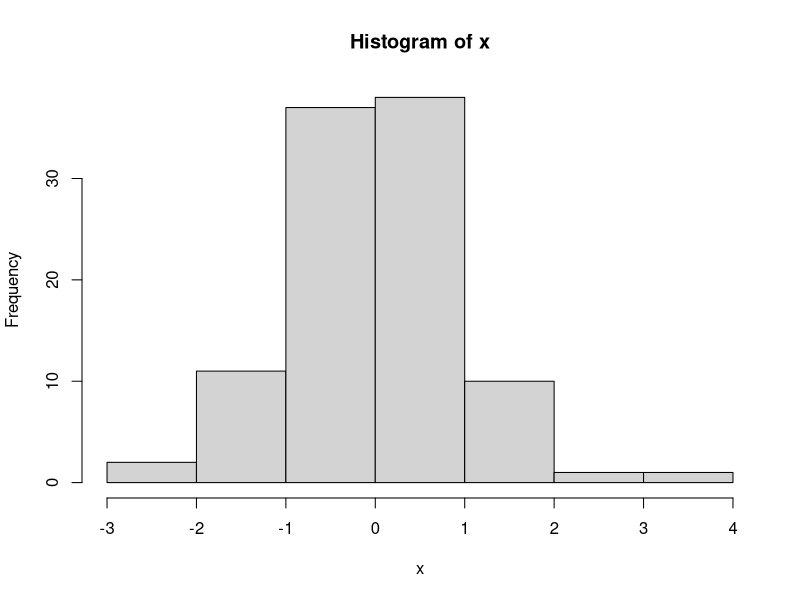
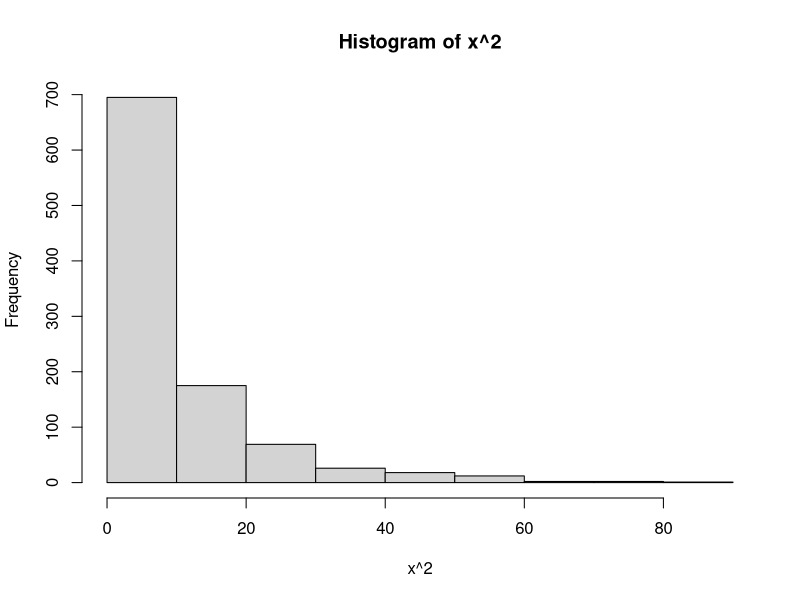

Write R code to recreate these figures, in order. (Note: this script raises an error after producing the figures.)
#Using Scripts
x<-rnorm(100)
hist(x)

#Exercise
x<-rnorm(1000, sd = 3)
hist(x^2)

s#Writing functions
plothistwithpdf<-function(n=100,mu=0,sigma=1){
  x<-rnorm(n,mean=mu,sd=sigma)
  hist(x,freq=FALSE)
  xval<-seq(min(x),max(x),length.out=100)
  pdf<-dnorm(xval,mean=mu,sd=sigma)
  lines(xval,pdf,col='blue')
  out<-list(xbar=0,s=0)
  out$xbar<-mean(x)
  out$s<-sd(x)
  out
}

ans<-plothistwithpdf(100,0,3)
ans

#Exercise 
histwithnorm<-function(c){
  n <- length(x)
  mu_mle <- mean(x)
  sigma_mle <- sd(x)
  hist(x, freq = FALSE)
  xval<-seq(min(x),max(x),length.out=100)
  pdf<-dnorm(xval,mean=mu_mle,sd=sigma_mle)
  lines(xval,pdf,col='blue')
  out<-list(mu_mle,sigma_mle)
  out
}

histwithnorm(x)

#The for loop
for (i in 1:10){
  x<-rnorm(100)
  xbar<-mean(x)
  print(xbar)
}
x<-rep(0,100)
for (i in 1:100){
  x[i]<-rnorm(1,i,1)
}

#Exercise 
x<-rep(0,100)
for (i in 1:100){
  x[i]<-sum(1:i)
}

#The if statement
u<-runif(1)
p<-0.3
if(u<p) {head<-1} else {head<-0}
print(head)

#Exercise
  u<-runif(1)
  if (u<1/6) {
    result<-1
  } else if(u<2/6){
    result<-2
  } else if (u<3/6){
    result<-3
  } else if (u<4/6){
    result<-4
  } else if (u<5/6){
    result<-5
  } else {
    result<-6
  }

print(result)

#Exercise
vec<-runif(100)
j=0
for (i in 1:100){
  if (vec[i]<0.5){
    j = j+1
  }
}
print(j)

#The while loop
u<-0
t<-0
while (u<=0.9){
  t<-t+1
  u<-runif(1)
}
print(t)


#Exercise
sum=0
i=0
while(sum<50){
  x<-runif(1)
  sum=sum + x
  i=i+1
}
print(i)

#Using functions
sinc <- function(x){
  if (abs(x) > 1) {
    ## x not near 0: calculate in the obvious way.
    s <- sin(x)/x
  }
  else {
    ## x too close to 0: use power series instead.
    s <- 1
    term <- 1
    for( j in seq(3,100,by=2) ) {
      term <- term*(-x*x)/(j*(j-1))
      s <- s+term
      if(abs(term) < 1.e-10) break
    }
  }
  ## Return the value of s
  s
}
sinc(0.01)

#Exercise
sample_mean_sd<-function(vec){
  mean = 0
  for (i in 1:length(vec)){
    mean = mean + vec[i]
    i = i +1
  }
  mean = mean / length(vec)
  
  sd = 0
  for (i in 1:length(vec)){
    sd = sd + (vec[i]-mean)^2
    i = i +1
  }
  sd = sqrt(sd/(length(vec)-1))
  
  return(list(mean = mean, sd = sd))
}
x<-rnorm(100)
sample_mean_sd(x)
mean(x)
sd(x)

#Simulation
#Exercise 1
x<-rgamma(10000,5)
hist(x)

#Exercise 2
x<-rnorm(10000)
qqnorm(x)
qqline(x)

#Exercise 3
x<-rnorm(10000)
y<-rt(10000,3)
qqplot(x,y)
qqplot(y,x)
#In the qqplot(y,x) we can see some kind of arctan
#La t-student con pocos grados de libertad tiene más probabilidad en las colas que la distribución Normal estándar.

#Exercise 4
x<-rnorm(10000)
y<-rt(10000,100)
qqplot(x,y)
qqplot(y,x)

#We see a straight line because t-students coverges to normal

#Exercise 
x<-rnorm(10000,3,5)
y<-rgamma(10000,shape=4,rate=2)
z<-x/y

hist(x)
hist(y)
hist(z)

mean(z)
var(z)

w<-z^2
hist(w)
mean(x < y) # P(x<y)

#Optimisation
#Exercise

log.lik.gamma <- function(theta, x) {
  
  alpha <- theta[1]
  beta <- theta[2]
  n <- length(x)
  
  res <- n*alpha*log(beta) - n*log(gamma(alpha)) + (alpha-1)*sum(log(x)) - beta*sum(x)
  return(res)
  
}

# create a grid for alpha and beta values
alpha.values <- seq(3,5,len=100)
beta.values <- seq(1,3,len=100)

# simulate some data to play with
dataset <- rgamma(100, 4, 2) 

# create a matrix whose (i,j)th element will store the value of the log-likelihood for the ith
# value of the alpha.values vector and the jth value of the beta.values vector.
loglik.mat <- matrix(NA, nrow=length(alpha.values), ncol=length(beta.values))
for (i in 1:length(alpha.values)){
  for (j in 1:length(beta.values)) {
    loglik.mat[i,j] <- log.lik.gamma(c(alpha.values[i], beta.values[j]), dataset)
  }
}
image(alpha.values, beta.values, loglik.mat)
contour(alpha.values, beta.values,loglik.mat, add=TRUE)
points(4,2,cex=2, pch=16) # plot the true value of the parameters. The loglik function should be close to that value


# find the MLE using optim
res <- optim(c(1,1), log.lik.gamma, x=dataset, control=list(fnscale=-1))
res
res$par # MLEs should be close to the true values (i.e. 4 and 2)
